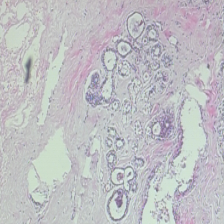
#> input picture Histopathological_40x.png, 224 x 224 px
$ python rf.py
#> lines starting #> are read from the running program, lines starting #| are printed output that depends on the picture
# ---------------------- Importing Libraries ----------------------
import pandas as pd
import numpy as np
from matplotlib import pyplot as plt
from PIL import Image
from sklearn.ensemble import RandomForestClassifier
from sklearn.model_selection import train_test_split, GridSearchCV
from sklearn.decomposition import PCA
from sklearn.preprocessing import MinMaxScaler
from sklearn.metrics import accuracy_score, precision_score, f1_score, recall_score

# ---------------------- Load and Preprocess Images ----------------------
img_40x = Image.open('Histopathological_40x.png').convert("L")
img_100x = Image.open('Histopathological_100x.png').convert("L")
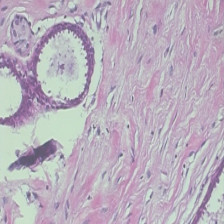
#> input picture Histopathological_100x.png, 224 x 224 px
img_200x = Image.open('Histopathological_200x.png').convert("L")
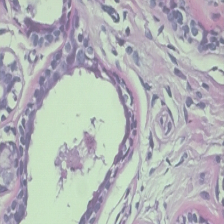
#> input picture Histopathological_200x.png, 224 x 224 px
img_400x = Image.open('Histopathological_400x.png').convert("L")
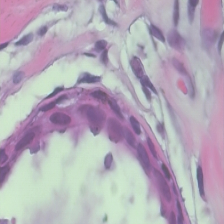
#> input picture Histopathological_400x.png, 224 x 224 px

img_40x = img_40x.resize((32, 32))
#> img_40x: PIL image 32x32 L
img_100x = img_100x.resize((32, 32))
#> img_100x: PIL image 32x32 L
img_200x = img_200x.resize((32, 32))
#> img_200x: PIL image 32x32 L
img_400x = img_400x.resize((32, 32))
#> img_400x: PIL image 32x32 L

arr_40x = np.array(img_40x).flatten()
#> arr_40x = 1024 values, max 221 at index 1013, min 148 at index 599, mean 191.6
arr_100x = np.array(img_100x).flatten()
#> arr_100x = 1024 values, max 217 at index 521, min 93 at index 678, mean 180.5
arr_200x = np.array(img_200x).flatten()
#> arr_200x = 1024 values, max 220 at index 624, min 119 at index 100, mean 181.3
arr_400x = np.array(img_400x).flatten()
#> arr_400x = 1024 values, max 223 at index 390, min 101 at index 430, mean 175.9

# ---------------------- Simulate Dataset ----------------------
num_samples = 100
def simulate_data(base_array):
    data = []
    for _ in range(num_samples):
        noise = np.random.normal(0, 5, base_array.shape)
        sample = np.clip(base_array + noise, 0, 255)
        data.append(sample)
#> after the loop, data = 100 items
    return pd.DataFrame(data, columns=[f'pixel_{i}' for i in range(base_array.shape[0])])

df_40x = simulate_data(arr_40x)
#> df_40x = table of 100 rows and 1024 columns
df_100x = simulate_data(arr_100x)
#> df_100x = table of 100 rows and 1024 columns
df_200x = simulate_data(arr_200x)
#> df_200x = table of 100 rows and 1024 columns
df_400x = simulate_data(arr_400x)
#> df_400x = table of 100 rows and 1024 columns

# ---------------------- Create Labels ----------------------
def generate_labels():
    labels = np.array([1]*50 + [0]*50)
    np.random.shuffle(labels)
    return labels

df_40x['label'] = generate_labels()
df_100x['label'] = generate_labels()
df_200x['label'] = generate_labels()
df_400x['label'] = generate_labels()

# ---------------------- Feature and Label Separation ----------------------
def split_features_labels(df):
    X = df.drop(columns=['label'])
    y = df['label']
    return X, y

X_40x, y_40x = split_features_labels(df_40x)
#> X_40x = table of 100 rows and 1024 columns
X_100x, y_100x = split_features_labels(df_100x)
#> X_100x = table of 100 rows and 1024 columns
X_200x, y_200x = split_features_labels(df_200x)
#> X_200x = table of 100 rows and 1024 columns
X_400x, y_400x = split_features_labels(df_400x)
#> X_400x = table of 100 rows and 1024 columns

# ---------------------- Data Preprocessing ----------------------
scaler = MinMaxScaler()
X_40x_scaled = scaler.fit_transform(X_40x)
X_100x_scaled = scaler.fit_transform(X_100x)
X_200x_scaled = scaler.fit_transform(X_200x)
X_400x_scaled = scaler.fit_transform(X_400x)

# ---------------------- Train-Test Split ----------------------
def train_test(X_scaled, y):
    return train_test_split(X_scaled, y, test_size=0.2, random_state=42)

X_40x_train_raw, X_40x_test_raw, y_40x_train, y_40x_test = train_test(X_40x_scaled, y_40x)
X_100x_train_raw, X_100x_test_raw, y_100x_train, y_100x_test = train_test(X_100x_scaled, y_100x)
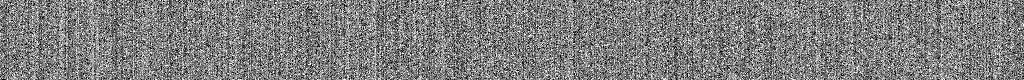
#> X_100x_train_raw: shape (80, 1024) float64; min 0, max 1, mean 0.499
X_200x_train_raw, X_200x_test_raw, y_200x_train, y_200x_test = train_test(X_200x_scaled, y_200x)
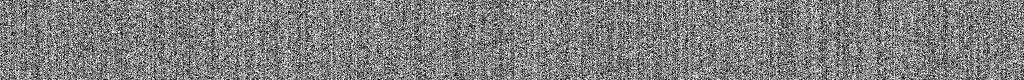
#> X_200x_train_raw: shape (80, 1024) float64; min 0, max 1, mean 0.501
X_400x_train_raw, X_400x_test_raw, y_400x_train, y_400x_test = train_test(X_400x_scaled, y_400x)
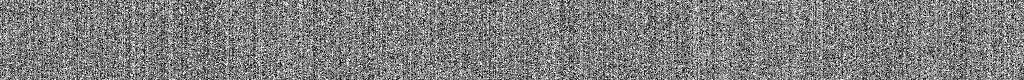
#> X_400x_train_raw: shape (80, 1024) float64; min 0, max 1, mean 0.5

# ---------------------- Dimensionality Reduction ----------------------
def apply_pca(X_train_raw, X_test_raw):
    pca = PCA(n_components=2)
    return pca.fit_transform(X_train_raw), pca.transform(X_test_raw)

X_40x_train, X_40x_test = apply_pca(X_40x_train_raw, X_40x_test_raw)
#> X_40x_train = 80 pairs, first value -1.96 to 3.09, second value -1.9 to 2.15; X_40x_test = 20 rows, first 8: [0.0942, 0.117], [0.335, -0.0189], [0.0282, 0.0262], [0.0794, 0.118], [-0.0439, -0.204], [0.0291, -0.45], [-0.0699, -0.298], [0.307, 0.11]
X_100x_train, X_100x_test = apply_pca(X_100x_train_raw, X_100x_test_raw)
#> X_100x_train = 80 pairs, first value -2.53 to 1.98, second value -3.16 to 1.86; X_100x_test = 20 rows, first 8: [0.263, -0.442], [0.154, -0.0485], [0.238, 0.3], [0.129, 0.0878], [0.504, 0.142], [-0.285, -0.0621], [-0.0252, -0.0314], [-0.112, 0.0737]
X_200x_train, X_200x_test = apply_pca(X_200x_train_raw, X_200x_test_raw)
#> X_200x_train = 80 pairs, first value -1.98 to 2.06, second value -2.14 to 1.89; X_200x_test = 20 rows, first 8: [-0.108, 0.173], [0.061, -0.272], [0.0366, -0.0569], [0.0774, 0.314], [-0.038, 0.255], [0.125, -0.0561], [0.0237, 0.0957], [-0.00181, -0.101]
X_400x_train, X_400x_test = apply_pca(X_400x_train_raw, X_400x_test_raw)
#> X_400x_train = 80 pairs, first value -1.87 to 2.4, second value -2.67 to 2.15; X_400x_test = 20 rows, first 8: [-0.176, -0.169], [0.0653, -0.123], [-0.107, 0.496], [0.143, -0.267], [-0.154, -0.0705], [-0.138, -0.406], [-0.0681, -0.103], [0.117, -0.4]

# ---------------------- Model Training ----------------------
def train_model(X_train, y_train):
    model = RandomForestClassifier(random_state=42)
    model.fit(X_train, y_train)
    return model

model_40x = train_model(X_40x_train, y_40x_train)
model_100x = train_model(X_100x_train, y_100x_train)
model_200x = train_model(X_200x_train, y_200x_train)
model_400x = train_model(X_400x_train, y_400x_train)

y_40x_pred = model_40x.predict(X_40x_test)
#> y_40x_pred = 20 values, max 1 at index 0, min 0 at index 1, mean 0.4
y_100x_pred = model_100x.predict(X_100x_test)
#> y_100x_pred = 20 values, max 1 at index 0, min 0 at index 2, mean 0.7
y_200x_pred = model_200x.predict(X_200x_test)
#> y_200x_pred = 20 values, max 1 at index 1, min 0 at index 0, mean 0.2
y_400x_pred = model_400x.predict(X_400x_test)
#> y_400x_pred = 20 values, max 1 at index 2, min 0 at index 0, mean 0.1

# ---------------------- Hyperparameter Tuning ----------------------
param_grid = {
    'n_estimators': [50],
    'max_depth': [3, 5],
    'min_samples_split': [2, 5]
}

def tune_model(model, X_train, y_train):
    grid_search = GridSearchCV(model, param_grid, cv=2, scoring='accuracy', verbose=1)
    grid_search.fit(X_train, y_train)
#| Fitting 2 folds for each of 4 candidates, totalling 8 fits
#| Fitting 2 folds for each of 4 candidates, totalling 8 fits
#| Fitting 2 folds for each of 4 candidates, totalling 8 fits
#| Fitting 2 folds for each of 4 candidates, totalling 8 fits
    return grid_search

grid_search_40x = tune_model(model_40x, X_40x_train, y_40x_train)
grid_search_100x = tune_model(model_100x, X_100x_train, y_100x_train)
grid_search_200x = tune_model(model_200x, X_200x_train, y_200x_train)
grid_search_400x = tune_model(model_400x, X_400x_train, y_400x_train)

# ---------------------- Model Evaluation ----------------------
def evaluate_model(y_test, y_pred):
    return [
        accuracy_score(y_test, y_pred) * 100,
        precision_score(y_test, y_pred) * 100,
        recall_score(y_test, y_pred) * 100,
        f1_score(y_test, y_pred) * 100
    ]

values_40x = evaluate_model(y_40x_test, y_40x_pred)
#> values_40x = [70, 75, 60, 66.67]
values_100x = evaluate_model(y_100x_test, y_100x_pred)
#> values_100x = [40, 35.71, 62.5, 45.45]
values_200x = evaluate_model(y_200x_test, y_200x_pred)
#> values_200x = [45, 50, 18.18, 26.67]
values_400x = evaluate_model(y_400x_test, y_400x_pred)
#> values_400x = [45, 0, 0, 0]

# ---------------------- Visualization ----------------------
metrics = ["Accuracy", "Precision", "Recall", "F1 Score"]
x = np.arange(len(metrics))
width = 0.18

plt.figure(figsize=(10, 6))
plt.bar(x - 1.5*width, values_40x, width, label='40x Dataset', color='royalblue')
plt.bar(x - 0.5*width, values_100x, width, label='100x Dataset', color='salmon')
plt.bar(x + 0.5*width, values_200x, width, label='200x Dataset', color='seagreen')
plt.bar(x + 1.5*width, values_400x, width, label='400x Dataset', color='darkorange')

plt.xlabel("Evaluation Metrics")
plt.ylabel("Percentage (%)")
plt.title("Random Forest Evaluation Metrics: 40x vs 100x vs 200x vs 400x Histopathological Datasets")
plt.xticks(x, metrics)
plt.ylim(0, 100)
plt.legend()

for i in range(len(metrics)):
    plt.text(x[i] - 1.5*width, values_40x[i] + 1, f"{values_40x[i]:.2f}%", ha='center', fontsize=8)
    plt.text(x[i] - 0.5*width, values_100x[i] + 1, f"{values_100x[i]:.2f}%", ha='center', fontsize=8)
    plt.text(x[i] + 0.5*width, values_200x[i] + 1, f"{values_200x[i]:.2f}%", ha='center' , fontsize = 8)
    plt.text(x[i] + 1.5*width, values_400x[i] + 1, f"{values_400x[i]:.2f}%", ha='center' , fontsize = 8)

plt.tight_layout()
plt.show()
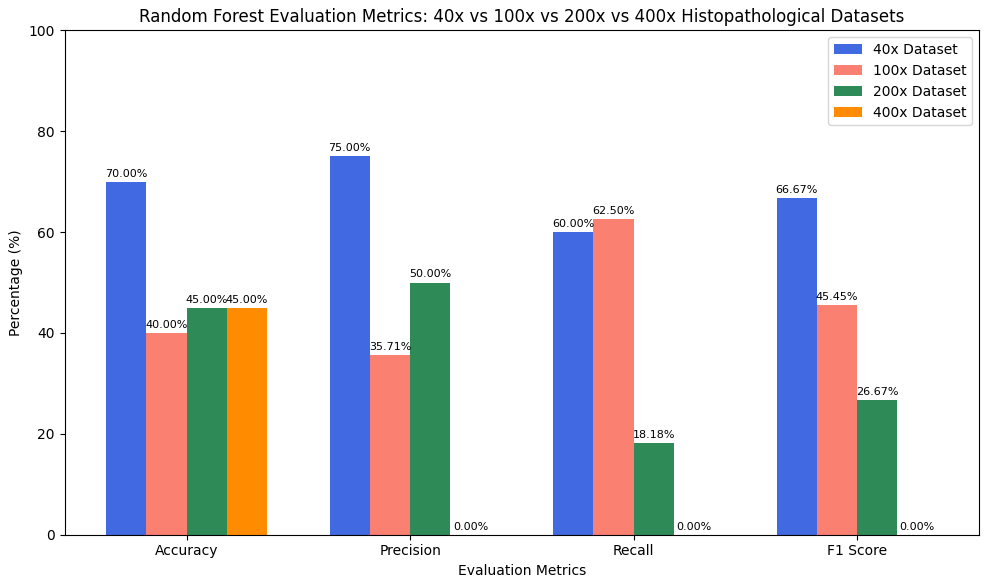
#> figure drawn by matplotlib, 1 panel; tallest bar 75 high, from x = 0.64 to 0.82; tallest bar 62.5 high, from x = 1.82 to 2; tallest bar 50 high, from x = 1 to 1.18
